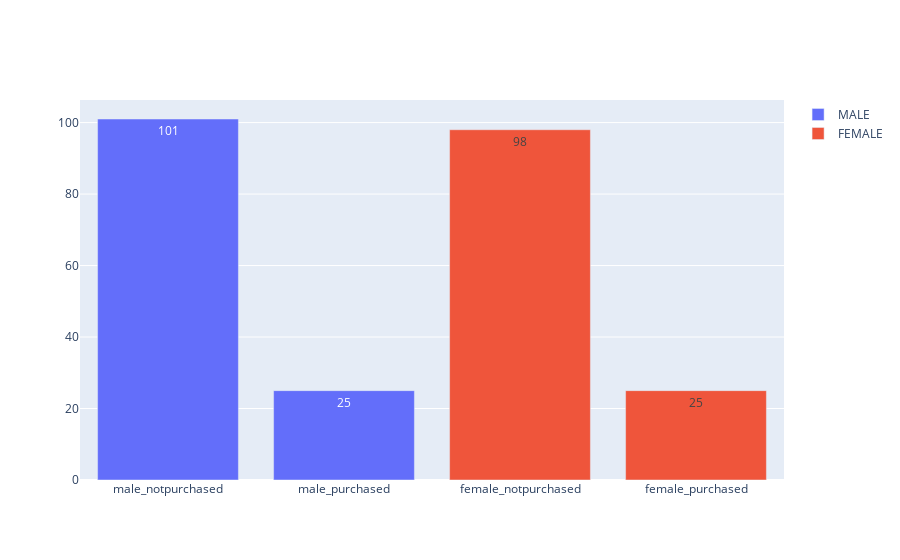

The notebook cell this image was saved under:
### Code cell
#draw the bar plot to display count of malepurchased,malenonpurchased,femalepurchased,femalnonpurchased using plotly
from plotly.offline import plot
import plotly.graph_objs as go
count_0_male=dataset[(dataset['Gender']=='Male') & (dataset['Purchased']==0)]
count_1_male=dataset[(dataset['Gender']=='Male') & (dataset['Purchased']==1)]
count_0_female=dataset[(dataset['Gender']=='Female') & (dataset['Purchased']==0)]
count_1_female=dataset[(dataset['Gender']=='Female') & (dataset['Purchased']==1)]
li=[len(count_0_male),len(count_1_male),len(count_0_female),len(count_1_female)]
li
trace=go.Bar(
x=['male_notpurchased','male_purchased'],
y=li[0:2],
name='MALE',
text=li[0:2]
)
trace2=go.Bar(
x=['female_notpurchased','female_purchased'],
y=li[2:4],
name='FEMALE',
text=li[2:4]
)
layout=go.Layout(
barmode='group'
)
fig=go.Figure(data=[trace,trace2],layout=layout)
fig.show()

### Figure 1 — Plotly figure (JSON) as saved in the notebook; plotly's stock layout.template omitted (floating-point values rounded to 4 significant figures)
{"data": [{"name": "MALE", "text": ["101", "25"], "type": "bar", "x": ["male_notpurchased", "male_purchased"], "y": [101, 25]}, {"name": "FEMALE", "text": ["98", "25"], "type": "bar", "x": ["female_notpurchased", "female_purchased"], "y": [98, 25]}], "layout": {"barmode": "group"}}
